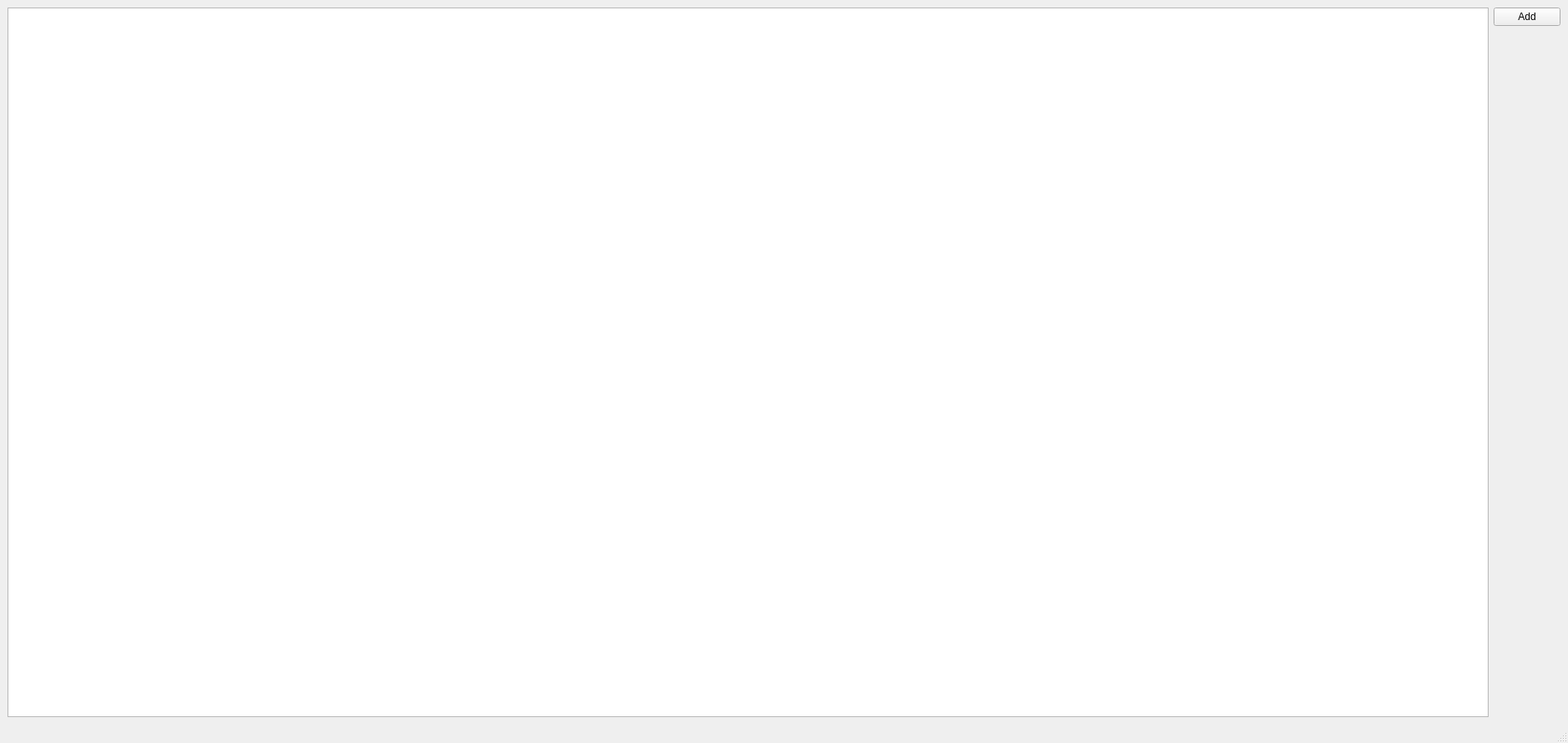
<?xml version="1.0" encoding="UTF-8"?>
<ui version="4.0">
 <class>MainWindow</class>
 <widget class="QMainWindow" name="MainWindow">
  <property name="geometry">
   <rect>
    <x>0</x>
    <y>0</y>
    <width>1876</width>
    <height>889</height>
   </rect>
  </property>
  <property name="windowTitle">
   <string>MainWindow</string>
  </property>
  <widget class="QWidget" name="centralwidget">
   <layout class="QGridLayout" name="gridLayout">
    <item row="1" column="1">
     <widget class="QPushButton" name="addEntry_pb">
      <property name="text">
       <string>Add</string>
      </property>
     </widget>
    </item>
    <item row="2" column="1">
     <spacer name="verticalSpacer">
      <property name="orientation">
       <enum>Qt::Vertical</enum>
      </property>
      <property name="sizeHint" stdset="0">
       <size>
        <width>20</width>
        <height>40</height>
       </size>
      </property>
     </spacer>
    </item>
    <item row="1" column="0" rowspan="2">
     <widget class="QTableView" name="tableView">
      <property name="showGrid">
       <bool>false</bool>
      </property>
     </widget>
    </item>
   </layout>
  </widget>
  <widget class="QMenuBar" name="menubar">
   <property name="geometry">
    <rect>
     <x>0</x>
     <y>0</y>
     <width>1876</width>
     <height>22</height>
    </rect>
   </property>
  </widget>
  <widget class="QStatusBar" name="statusbar"/>
 </widget>
 <resources/>
 <connections/>
</ui>
